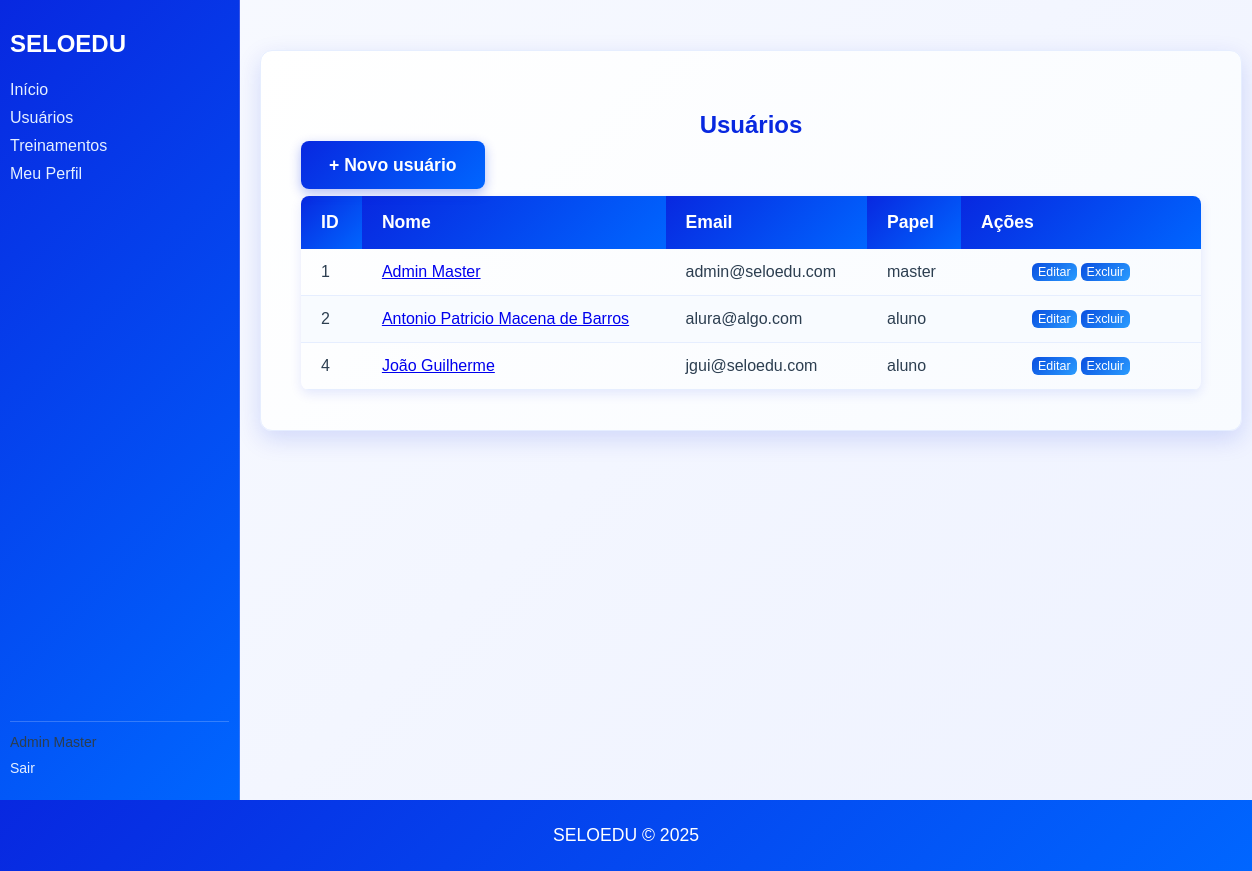
Before: /users/ (signed in) with the older database file.
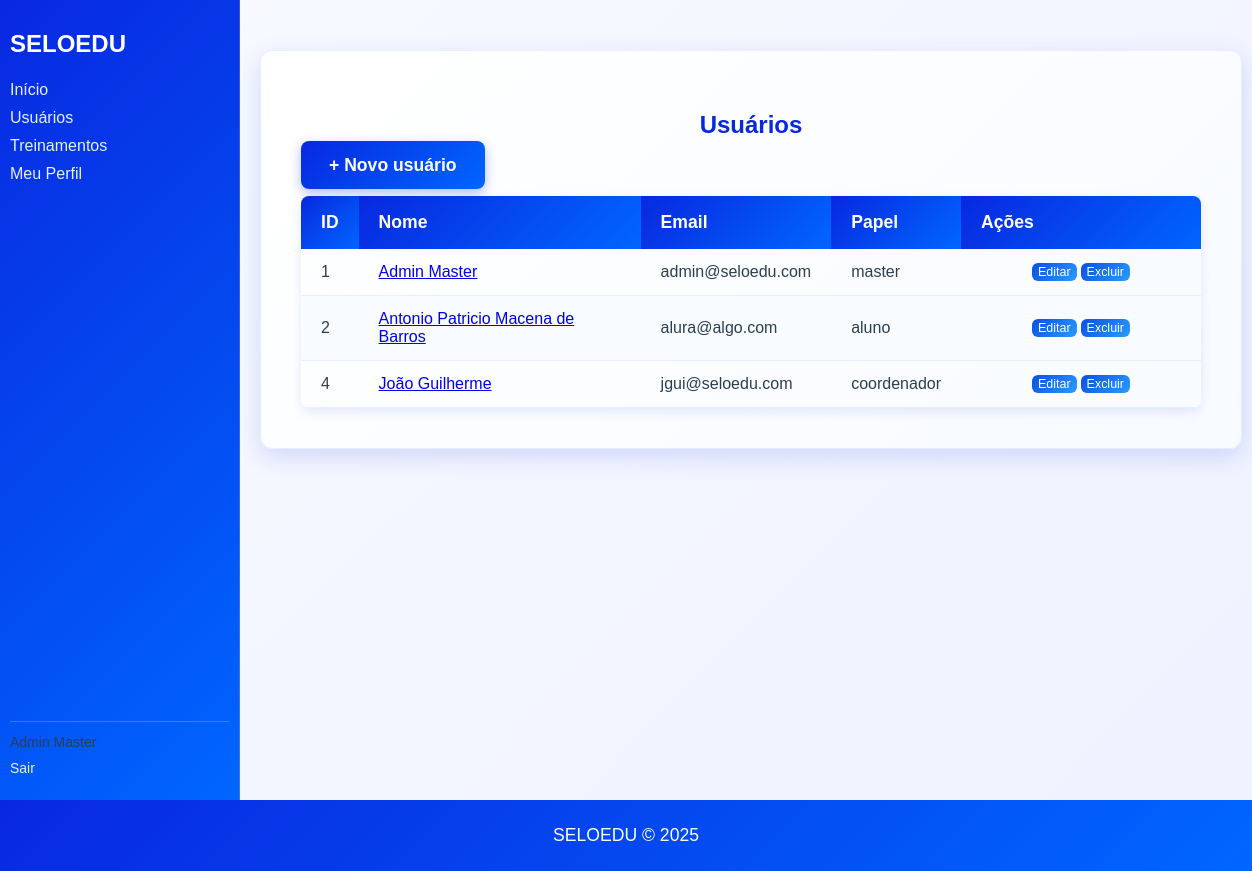
After: the same page with the newer database file.
### models/users.py (models this page shows, shortened)
class User(UserMixin, db.Model):
	__tablename__ = 'users'
	id = db.Column(db.Integer, primary_key=True)
	nome = db.Column(db.String(120), nullable=False)
	email = db.Column(db.String(150), unique=True, nullable=False)
	password_hash = db.Column(db.String(256), nullable=True)
	role = db.Column(db.String(50), default='user')
	ativo = db.Column(db.Boolean, default=True)
	profile = db.relationship(
		'Profile',
		uselist=False,
		back_populates='user',
		cascade='all, delete-orphan',
		passive_deletes=True
	)

### views/users.py (the view)
    @login_required
    def list_users(self):
        try:
            users = User.query.filter_by(ativo=True).all()
            return render_template('users/index.html', usuarios=users)
        except Exception as e:
            flash(f'Erro ao carregar usuários: {str(e)}', 'error')
            return render_template('users/index.html', usuarios=[])

### models/users.py (called while the page is built)
@login_manager.user_loader
def load_user(user_id):
	try:
		return User.query.get(int(user_id))
	except Exception:
		return None

### templates/users/index.html (shortened to what this page needs)
{% extends "base.html" %}
{% block content %}
  <div class="users-container">
    <h2 class="users-header">Usuários</h2>
    {% if current_user.is_authenticated and current_user.role == 'master' %}
      <p><a class="button-home no-underline" href="{{ url_for('users.create') }}">+ Novo usuário</a></p>
    {% endif %}
    {% if usuarios %}
      <table>
        <thead>
          <tr>
            <th>ID</th>
            <th>Nome</th>
            <th>Email</th>
            <th>Papel</th>
            <th>Ações</th>
          </tr>
        </thead>
        <tbody>
          {% for u in usuarios %}
            <tr>
              <td>{{ u.id }}</td>
              <td><a href="{{ url_for('users.show', user_id=u.id) }}">{{ u.nome }}</a></td>
              <td>{{ u.email }}</td>
              <td>{{ u.role }}</td>
              <td class="actions">
                <div class="action-group">
                  {% if current_user.is_authenticated and (current_user.role == 'master' or current_user.id == u.id) %}
                    <form action="{{ url_for('users.edit', user_id=u.id) }}" method="get" style="margin:0;display:inline-flex;">
                      <button type="submit" class="btn-small">Editar</button>
                    </form>
                  {% endif %}
                  {% if current_user.is_authenticated and current_user.role == 'master' %}
                    <form action="{{ url_for('users.delete', user_id=u.id) }}" method="post" style="margin:0;display:inline-flex;">
                      <button type="submit" class="btn-small">Excluir</button>
                    </form>
                  {% endif %}
                </div>
              </td>
            </tr>
          {% endfor %}
        </tbody>
      </table>
    {% else %}
      <p>Nenhum usuário cadastrado.</p>
    {% endif %}
  </div>
{% endblock %}

### templates/base.html (shortened to what this page needs)
<!DOCTYPE html>
<html lang="pt-BR">
<head>
    <link rel="stylesheet" href="{{ url_for('static', filename='custom.css') }}">
</head>
<body>
    <div class="layout" id="app-layout">
        {% if current_user.is_authenticated %}
        <aside id="sidebar">
            <div style="display:flex; align-items:center; justify-content:flex-start; margin-bottom:8px;">
                <h2>SELOEDU</h2>
            </div>
            <nav>
                <ul>
                    <li><a href="{{ url_for('users.dashboard') }}">Início</a></li>
                    <li><a href="{{ url_for('users.index') }}">Usuários</a></li>
                    <li><a href="{{ url_for('treinamento.listar') }}">Treinamentos</a></li>
                    <li><a href="{{ url_for('users.profile') }}">Meu Perfil</a></li>
                </ul>
            </nav>
            <div class="sidebar-footer">
                <p>{{ current_user.nome }}</p>
                <ul>
                    <li><a href="{{ url_for('auth.logout') }}">Sair</a></li>
                </ul>
            </div>
        </aside>
        {% endif %}
        <main>
            {% block content %}{% endblock %}
        </main>
    </div>
    <footer>
        <p>SELOEDU © 2025</p>
    </footer>
</body>
</html>

### Static/custom.css (style rules this page uses)
body { font-family: 'Arial', sans-serif; background: linear-gradient(135deg, #f8faff 0%, #eef2ff 100%); margin: 0; padding: 0; color: #2c3e50; display: flex; flex-direction: column; min-height: 100vh; }
main { flex: 1; padding: 20px; display: flex; flex-direction: column; align-items: center; }
footer { background: linear-gradient(135deg, #0828e0 0%, #0066ff 100%); color: white; text-align: center; padding: 25px; margin-top: auto; width: 100%; box-sizing: border-box; font-weight: 500; }
footer p { margin: 0; font-size: 1.1em; }
.button-home, .button-login { padding: 14px 28px; background: linear-gradient(135deg, #0828e0 0%, #0066ff 100%); border: none; color: white; font-size: 1.1em; border-radius: 8px; cursor: pointer; transition: all 0.3s ease; width: 220px; margin-top: 25px; font-weight: 600; box-shadow: 0 4px 12px rgba(8, 40, 224, 0.3); }
.users-container { background: linear-gradient(135deg, #ffffff 0%, #f8fbff 100%); padding: 40px; border-radius: 12px; box-shadow: 0 8px 25px rgba(8, 40, 224, 0.15); width: 100%; max-width: 900px; margin: 30px auto; border: 1px solid #e6eeff; }
table { width: 100%; border-collapse: collapse; margin-top: 20px; border-radius: 8px; overflow: hidden; box-shadow: 0 4px 12px rgba(8, 40, 224, 0.1); }
table th { background: linear-gradient(135deg, #0828e0 0%, #0066ff 100%); color: white; padding: 16px 20px; text-align: left; font-weight: 600; font-size: 1.1em; }
table td { padding: 14px 20px; border-bottom: 1px solid #e6eeff; color: #2c3e50; }
table tr:nth-child(even) { background-color: #f8fbff; }
.btn-small { padding: 2px 6px; font-size: 0.78em; border-radius: 6px; background: linear-gradient(135deg, #0a4fe0 0%, #2a9cff 100%); color: white; border: none; cursor: pointer; text-decoration: none; display: inline-block; vertical-align: middle; }
.action-group { display: flex; gap: 4px; align-items: center; justify-content: center; }
table td.actions { white-space: nowrap; width: 200px; }
.button-home, .btn-small, .no-underline { text-decoration: none; }
.users-header { text-align: center; color: #0828e0; margin-bottom: 16px; font-weight: 700; }
.layout { display: grid; grid-template-columns: 240px 1fr; min-height: 100vh; }
aside { background: linear-gradient(135deg, #0828e0 0%, #0066ff 100%); padding: 10px; display: flex; flex-direction: column; justify-content: flex-start; border-right: 1px solid rgba(255,255,255,0.2); }
aside h2 { margin-bottom: 5px; text-align: left; color: #ffffff; }
aside nav ul { list-style: none; padding: 0; margin: 0; }
aside nav li { margin: 10px 0; }
aside nav a { text-decoration: none; color: #e6f0ff; font-weight: 500; }
.sidebar-footer { border-top: 1px solid rgba(255,255,255,0.2); padding-top: 10px; font-size: 14px; margin-top: auto; }
.sidebar-footer p { margin: 2px 0; }
.sidebar-footer ul { list-style: none; padding: 0; margin-top: 10px; }
.sidebar-footer li { margin: 6px 0; }
.sidebar-footer a { text-decoration: none; color: #e6f0ff; }
main { padding: 20px; }

Changed rows visible on the page:
changed User "João Guilherme": role "aluno" → "coordenador"
